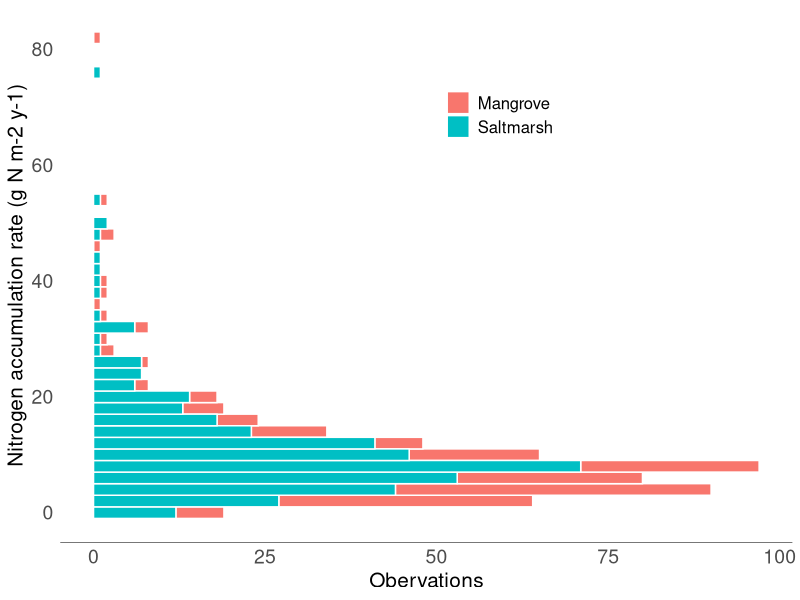

Here is the R script that generated this plot:

library(dplyr)
library(tidyr)

# Read the CSV files into data frames
df1 <- read.csv("data/carbon/Wang_et_al_2021_car.csv")

# Read the CSV file into a data frame
All_combined <- read.csv("data/combined/AllCombined.csv")
# Assuming that All_combined has a "Habitat" column

All_combined <- All_combined %>%
 filter(CN>3,CN<100)

# Calculate the mean value of the CN column and handle missing and infinite values
mean_CN <- mean(All_combined$CN[is.finite(All_combined$CN)], na.rm = TRUE)

mean_CN_mangrove <- All_combined %>%
  filter(Habitat == "mangrove") %>%
  summarise(mean_CN_mangrove = mean(CN[is.finite(CN)], na.rm = TRUE))

mean_CN_marsh <- All_combined %>%
  filter(Habitat == "marsh") %>%
  summarise(mean_CN_marsh = mean(CN[is.finite(CN)], na.rm = TRUE))



df2 <- df1 %>%
  mutate(
    modeledCN = ifelse(Vegetation == "Mangrove", mean_CN_mangrove, mean_CN_marsh),
    modeledCN = as.numeric(ifelse(modeledCN > 0 & modeledCN < 100, modeledCN, NA)),  # Coerce to numeric and filter values
    NAR = CAR / modeledCN
  )

# Summarize CN by Vegetation
CNsummary_by_vegetation <- All_combined  %>%
  group_by(Habitat) %>%
  summarise(
    mean_CN = mean(CN, na.rm = TRUE),
    sd_CN = sd(CN, na.rm = TRUE),
    ci_low = mean_CN - qnorm(0.975) * sd_CN / sqrt(n()),  # Lower confidence interval
    ci_high = mean_CN + qnorm(0.975) * sd_CN / sqrt(n())  # Upper confidence interval
  )
print(CNsummary_by_vegetation)

path_out = 'data/combined/'
export_file <- paste(path_out,"NAR.csv")
write.csv(df2, export_file)


# Assuming 'CN' and 'Habitat' are the relevant column names in your data frame
library(ggplot2)


# Create a histogram with 1 unit per bin, facet by 'Habitat'
ggplot(df2, aes(y = NAR, fill = Vegetation)) +
  geom_histogram(binwidth = 2, color = "white") +
  #facet_wrap(~ Vegetation, scales = "free") +
  labs(title = NULL,
       y = "Nitrogen accumulation rate (g N m-2 y-1)",
       x = "Obervations") +
  theme_minimal() +  # Adjusted to remove the gray background
  theme(panel.grid = element_blank(), 
        axis.title.x = element_text(size = 15),
        axis.title.y = element_text(size = 15),
        axis.text = element_text(size=14),  # Remove legend title
        axis.line.x = element_line(linewidth=(.2)),
        legend.position = c(0.6, 0.8),
        legend.title=element_blank(),
        legend.text = element_text(size=12))

head(df2)
print(summary(df2$NAR))



# Summarize NAR by Vegetation
summary_by_vegetation <- df2 %>%
  group_by(Vegetation) %>%
  summarise(
    mean_NAR = mean(NAR, na.rm = TRUE),
    sd_NAR = sd(NAR, na.rm = TRUE),
    median_NAR = median(NAR, na.rm = TRUE),
    min_NAR = min(NAR, na.rm = TRUE),
    max_NAR = max(NAR, na.rm = TRUE),
    ci_low = mean_NAR - qnorm(0.975) * sd_NAR / sqrt(n()),  # Lower confidence interval
    ci_high = mean_NAR + qnorm(0.975) * sd_NAR / sqrt(n())  # Upper confidence interval
  )

# Print the summary
print(summary_by_vegetation)

